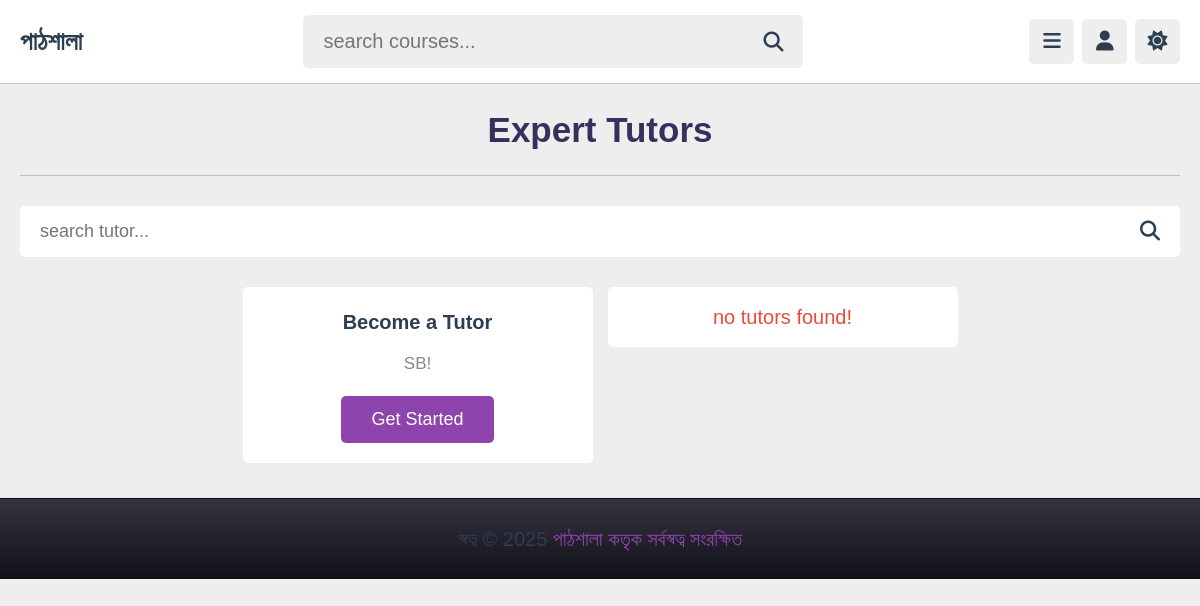
The page /teachers.php on the database as committed earlier.
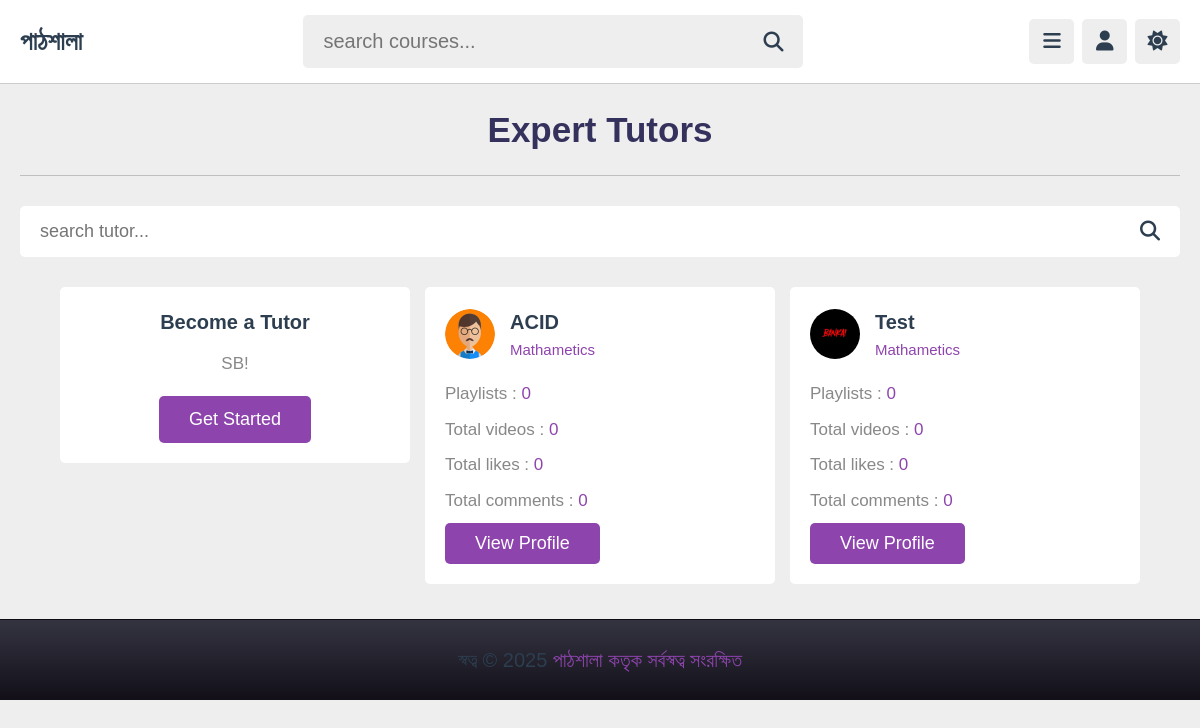
The same page on the database as committed later.
### tables this page shows
CREATE TABLE `tutors` (
  `id` varchar(20) NOT NULL,
  `name` varchar(50) NOT NULL,
  `profession` varchar(50) NOT NULL,
  `email` varchar(50) NOT NULL,
  `password` varchar(50) NOT NULL,
  `image` varchar(100) NOT NULL
);

### teachers.php (the view, shortened to what this page needs)
<?php
include 'components/connect.php';
?>
<!DOCTYPE html>
<html lang="en">
<head>
   <link rel="stylesheet" href="https://cdnjs.cloudflare.com/ajax/libs/font-awesome/6.2.0/css/all.min.css">
   <link rel="stylesheet" href="css/style.css">
</head>
<body>
<?php include 'components/user_header.php'; ?>
<section class="teachers">
   <h1 class="heading">Expert Tutors</h1>
   <form action="search_tutor.php" method="post" class="search-tutor">
      <input type="text" name="search_tutor" maxlength="100" placeholder="search tutor..." required>
      <button type="submit" name="search_tutor_btn" class="fas fa-search"></button>
   </form>
   <div class="box-container">
      <div class="box offer">
         <h3>Become a Tutor</h3>
         <p>SB!</p>
         <a href="admin/register.php" class="inline-btn">Get started</a>
      </div>
      <?php
         $select_tutors = $conn->prepare("SELECT * FROM `tutors`");
         $select_tutors->execute();
         if($select_tutors->rowCount() > 0){
            while($fetch_tutor = $select_tutors->fetch(PDO::FETCH_ASSOC)){
               $tutor_id = $fetch_tutor['id'];
               $count_playlists = $conn->prepare("SELECT * FROM `playlist` WHERE tutor_id = ?");
               $count_playlists->execute([$tutor_id]);
               $total_playlists = $count_playlists->rowCount();
               $count_contents = $conn->prepare("SELECT * FROM `content` WHERE tutor_id = ?");
               $count_contents->execute([$tutor_id]);
               $total_contents = $count_contents->rowCount();
               $count_likes = $conn->prepare("SELECT * FROM `likes` WHERE tutor_id = ?");
               $count_likes->execute([$tutor_id]);
               $total_likes = $count_likes->rowCount();
               $count_comments = $conn->prepare("SELECT * FROM `comments` WHERE tutor_id = ?");
               $count_comments->execute([$tutor_id]);
               $total_comments = $count_comments->rowCount();
      ?>
      <div class="box">
         <div class="tutor">
            <img src="uploaded_files/<?= $fetch_tutor['image']; ?>" alt="">
            <div>
               <h3><?= $fetch_tutor['name']; ?></h3>
               <span><?= $fetch_tutor['profession']; ?></span>
            </div>
         </div>
         <p>Playlists : <span><?= $total_playlists; ?></span></p>
         <p>Total videos : <span><?= $total_contents ?></span></p>
         <p>Total likes : <span><?= $total_likes ?></span></p>
         <p>Total comments : <span><?= $total_comments ?></span></p>
         <form action="tutor_profile.php" method="post">
            <input type="submit" value="view profile" name="tutor_fetch" class="inline-btn">
         </form>
      </div>
      <?php
            }
         }else{
            echo '<p class="empty">no tutors found!</p>';
         }
      ?>
   </div>
</section>
<?php include 'components/footer.php'; ?>
</body>
</html>

### components/user_header.php (shortened to what this page needs)
<!DOCTYPE html>
<html lang="bn">
<body>
   <header class="header">
      <section class="flex">
         <a href="home.php" class="logo">পাঠশালা</a>
         <form action="search_course.php" method="post" class="search-form">
            <input type="text" name="search_course" placeholder="search courses..." required maxlength="100">
            <button type="submit" class="fas fa-search" name="search_course_btn"></button>
         </form>
         <div class="icons">
            <div id="menu-btn" class="fas fa-bars"></div>
            <div id="user-btn" class="fas fa-user"></div>
            <div id="toggle-btn" class="fas fa-sun"></div>
         </div>
      </section>
   </header>
</body>
</html>

### components/footer.php
<footer class="footer">
   স্বত্ব  © <?= date('Y'); ?> <span>পাঠশালা কতৃক সর্বস্বত্ব সংরক্ষিত </span>
</footer>

### css/style.css (style rules this page uses)
:root { --main-color:#8e44ad; --red:#e74c3c; --oragen:#f39c12; --white:#fff; --black:#2c3e50; --light-color:#888; --light-bg:#eee; --border:.1rem solid rgba(0,0,0,.2); }
* { margin: 0; padding: 0; box-sizing: border-box; outline: none; border: none; text-decoration: none; }
html { font-size: 62.5%; scroll-behavior:smooth; }
body { background-color: var(--light-bg); padding-left: 30rem; }
section { padding:2rem; max-width: 1200px; margin: 0 auto; }
.btn, .option-btn, .delete-btn, .inline-btn, .inline-option-btn, .inline-delete-btn { border-radius: .5rem; padding: 1rem 3rem; font-size: 1.8rem; color: #fff; margin-top: 1rem; text-transform: capitalize; cursor: pointer; text-align: center; }
.inline-btn, .inline-option-btn, .inline-delete-btn { display: inline-block; }
.btn, .inline-btn { background-color: var(--main-color); }
.heading { padding-bottom: 1.8rem; border-bottom: var(--border); font-size: 2.5rem; color: var(--black); text-transform: capitalize; margin-bottom: 3rem; }
.header { background-color: var(--white); border-bottom: var(--border); position: sticky; top: 0; left: 0; right: 0; z-index: 1000; }
.header .flex { padding: 1.5rem 2rem; position: relative; display: flex; align-items: center; justify-content: space-between; }
.header .flex .logo { font-size: 2.5rem; color: var(--black); font-weight: bolder; }
.header .flex .search-form { width: 50rem; border-radius: .5rem; display: flex; align-items: center; gap: 2rem; padding: 1.5rem 2rem; background-color: var(--light-bg); }
.header .flex .search-form input { width: 100%; background:none; font-size: 2rem; color: var(--black); }
.header .flex .search-form button { font-size: 2rem; color: var(--black); cursor: pointer; background: none; }
.header .flex .icons div { font-size: 2rem; color: var(--black); border-radius: .5rem; height: 4.5rem; cursor: pointer; width: 4.5rem; line-height: 4.4rem; background-color: var(--light-bg); text-align: center; margin-left: .5rem; }
.teachers .search-tutor { margin-bottom: 3rem; display: flex; align-items: center; gap: 1.5rem; padding: 1.5rem 2rem; background-color: var(--white); border-radius: .5rem; }
.teachers .search-tutor input { width: 100%; font-size: 1.8rem; color: var(--black); background: none; }
.teachers .search-tutor button { font-size: 2rem; cursor: pointer; color: var(--black); background: none; }
.teachers .box-container { display: grid; grid-template-columns: repeat(auto-fit, 35rem); gap: 1.5rem; align-items: flex-start; justify-content: center; }
.teachers .box-container .box { border-radius: .5rem; padding: 2rem; background-color: var(--white); }
.teachers .box-container .box .tutor { margin-bottom: 1rem; display: flex; align-items: center; gap: 1.5rem; }
.teachers .box-container .box .tutor img { height: 5rem; width: 5rem; object-fit: cover; border-radius: 50%; }
.teachers .box-container .box .tutor h3 { color: var(--black); font-size: 2rem; margin-bottom: .2rem; }
.teachers .box-container .box .tutor span { color: var(--main-color); font-size: 1.5rem; }
.teachers .box-container .box p { padding-top: 1rem; font-size: 1.7rem; color: var(--light-color); }
.teachers .box-container .box p span { color: var(--main-color); }
.teachers .box-container .offer { text-align: center; }
.teachers .box-container .offer h3 { font-size: 2rem; color: var(--black); }
.teachers .box-container .offer p { line-height: 2; padding-bottom: .5rem; }
.footer { position: sticky; bottom: 0; right: 0; left: 0; background-color: var(--white); border-top: var(--border); padding:2.5rem 2rem; text-align: center; color: var(--black); font-size: 2rem; margin-top: 1.5rem; z-index: 1000; }
.footer span { color: var(--main-color); }
@media (max-width:1200px) { body { padding-left: 0; } }
* { margin: 0 ; padding: 0; box-sizing: border-box; }
body { font-family: 'Hind Siliguri', sans-serif; line-height: 1.5; }
img { max-width: 100% !important }
.heading { text-align: center; font-size: 3.5rem; color: #34315d; font-weight: 600; }
footer { background-image: linear-gradient(#343441,#120f18); }
.empty { background-color: var(--white); border-radius: .5rem; padding: 1.5rem; text-align: center; width: 100%; font-size: 2rem; color: var(--red); }

Rows that differ between the two databases and show on the page:
added tutors: image (picture), name "ACID", profession "Mathametics", total_playlists "0", total_contents "0", total_likes "0", total_comments "0"
added tutors: image (picture), name "Test", profession "Mathametics", total_playlists "0", total_contents "0", total_likes "0", total_comments "0"
Other text that changed with them:
text no longer shown: "no tutors found!"
